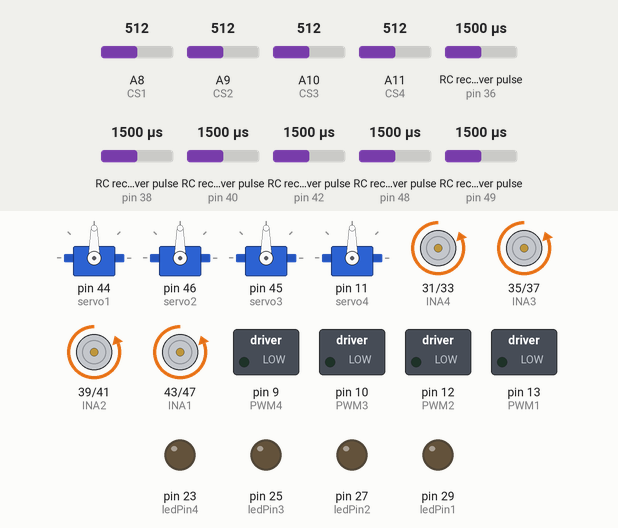
Bench run of a sketch on a simulated Arduino Mega 2560, built with avr-gcc and run on an emulated ATmega2560. On the bench: 4 × servo, motor-driver pin pairs drawn as motors (green arrow = first pin HIGH = forward, orange = second pin HIGH = backward, longer = more drive), switched loads named in the sketch (green lamp = pin HIGH), output pins drawn as LEDs (lit = HIGH). Wiring (inferred from the names in the program): 6 × RC receiver channel: data pin 36 / data pin 38 / data pin 40 / data pin 42 / data pin 48 / data pin 49. The inputs (shaded band) are chosen by the test bench; at power-on: A8 (CS1) = 512, A9 (CS2) = 512, A10 (CS3) = 512, A11 (CS4) = 512, RC receiver pulse (sensors on pin 36, pin 38, pin 40, pin 42, pin 48, pin 49) 1500 µs. What the sketch prints to the serial monitor is not drawn.

Above: at 0.1 s.
Timing chart, 0 to 1.6 s (numbered marks = the images above):
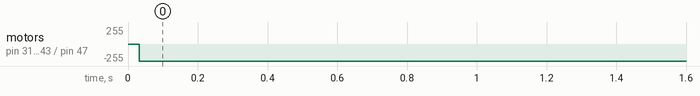

The sketch:

IDC_Default_Controller.ino
```cpp
/*
 * Set Board: Tools --> Board --> Arduino Mega2560
 * Set Processor: Tools --> Processor --> ATmega2560
*/


#include <Servo.h>
#include "configuration.h"


//=============== Function Name Declaration ===============
  double Deadband(double value,double limit);
  int OutputToMotor1(int value);
  int OutputToMotor2(int value);
  int OutputToMotor3(int value);
  int OutputToMotor4(int value);


//=============== Parameters Declaration ==================

// Type Servo
  Servo myServo1;
  Servo myServo2;
  Servo myServo3;
  Servo myServo4;
// Time
  unsigned long previousLoopTime = 0;
  unsigned long loopTime = 0;
// Input Signal from Receiver
  int input1 = 0;
  int input2 = 0;
  int input3 = 0;
  int input4 = 0;
  int input5 = 0;
  int input6 = 0;
// Output Signal to Motor Driver
  int out1 = 0;
  int out2 = 0;
  int out3 = 0;
  int out4 = 0;
// Processed Input Signal
  int left_w = 0;
  int right_w = 0;
// Motor's Current
float currentValue1 = 0.0;
float currentValue2 = 0.0;
float currentValue3 = 0.0;
float currentValue4 = 0.0;
int currentLimit = 5;


//===================== setup() ========================


void setup() {
//===== Set Digital Pin Mode =====
// Set pinmode to read command signal from Receiver.
  pinMode(CH1,INPUT);   //channel 1
  pinMode(CH2,INPUT);   //channel 2
  pinMode(CH3,INPUT);   //channel 3
  pinMode(CH4,INPUT);   //channel 4
  pinMode(CH5,INPUT);   //channel 5
  pinMode(CH6,INPUT);   //channel 6
// Set pinmode to read command signal from Test Switch.
  pinMode(buttonPin,INPUT);
// Set pinmode to write command signal to Motor Driver.
  pinMode(INA1,OUTPUT);
  pinMode(INB1,OUTPUT);
  pinMode(PWM1,OUTPUT);

  pinMode(INA2,OUTPUT);
  pinMode(INB2,OUTPUT);
  pinMode(PWM2,OUTPUT);

  pinMode(INA3,OUTPUT);
  pinMode(INB3,OUTPUT);
  pinMode(PWM3,OUTPUT);

  pinMode(INA4,OUTPUT);
  pinMode(INB4,OUTPUT);
  pinMode(PWM4,OUTPUT);

// Set pinmode to write command signal to LED.
  pinMode(ledPin1,OUTPUT);
  pinMode(ledPin2,OUTPUT);
  pinMode(ledPin3,OUTPUT);
  pinMode(ledPin4,OUTPUT);
// Assign Servo variable to a servo pin
  myServo1.attach(servo1);
  myServo2.attach(servo2);
  myServo3.attach(servo3);
  myServo4.attach(servo4);


//===== Initialize Command =====
  // Initialize Motor Driver.
  digitalWrite(INA1,LOW);
  digitalWrite(INB1,LOW);
  analogWrite(PWM1,0);

  digitalWrite(INA2,LOW);
  digitalWrite(INB2,LOW);
  analogWrite(PWM2,0);

  digitalWrite(INA3,LOW);
  digitalWrite(INB3,LOW);
  analogWrite(PWM3,0);

  digitalWrite(INA4,LOW);
  digitalWrite(INB4,LOW);
  analogWrite(PWM4,0);

  // Initialize Servo Motor, Set servo to Mid-point.
  myServo1.write(90);
  myServo2.write(90);
  myServo3.write(90);
  myServo4.write(90);

  // Open Serial port, Set baud rate for serial data transmission.
  Serial.begin(115200); // USB:Rx0,Tx0

  // Returns time(us)
  previousLoopTime = micros();

} // End SetUp


//======================= loop() ==========================


void loop() {

  loopTime = micros()-previousLoopTime;

  // if loop time is more than 10000 microseconds, do the next loop.
  // Limit Maximum feedback loop at 100Hz.
  if(loopTime >= 10000)
  {
    // Set new loop time
    previousLoopTime = micros();


    // Read input signal from receiver. PulseIn signal from Receiver vary between 1000 - 2000.
    // Substract 1500 as the offset to set new signal range from (1000, 2000) to (-500, 500)
    // Also set Deadband limit to the input Signal

    input1 = pulseIn(CH1,HIGH)-1500; //Channel 1
    input2 = pulseIn(CH2,HIGH)-1500; //Channel 2
    input3 = pulseIn(CH3,HIGH)-1500; //Channel 3
    input4 = pulseIn(CH4,HIGH)-1500; //Channel 4
    input5 = pulseIn(CH5,HIGH)-1500; //Channel 5
    input6 = pulseIn(CH6,HIGH)-1500; //Channel 6

    input1 = Deadband(input1,30); //Channel 1
    input2 = Deadband(input2,30); //Channel 2
    input3 = Deadband(input3,50); //Channel 3
    input4 = Deadband(input4,30); //Channel 4
    input5 = Deadband(input5,30); //Channel 5
    input6 = Deadband(input6,30); //Channel 6

    // Read Motor's Current From Motor Driver
    // The resolution of Arduino analogRead is 5/1024 Volts/Unit. (10-Bit, Signal vary from 0 to 1023 units)
    // The resolution of Current Sensor from POLOLU VNH5019 is 0.14 Volt/Amp.
    // Convert analogRead signal(Volt) to Current(Amp) by multiply (5/1024)/0.14 = 0.035 Amp/Unit.
    currentValue1 = analogRead(CS1)*0.035; // Motor Driver 1
    currentValue2 = analogRead(CS2)*0.035; // Motor Driver 2
    currentValue3 = analogRead(CS3)*0.035; // Motor Driver 3
    currentValue4 = analogRead(CS4)*0.035; // Motor Driver 4


    // Robot Direction is controlled by input3 and input4 (CH3, CH4)
    left_w = -(input3 - input4);
    right_w = -(input3 + input4);

    // Check Motor Current and Assign Motor Direction
    // Motor can be operated, if motor's current is lower than 5 amp.
    if(currentValue1 < currentLimit) out1 = OutputToMotor1(input1);
      else out1 = OutputToMotor1(0);
    if(currentValue2 < currentLimit) out2 = OutputToMotor2(input2);
      else out2 = OutputToMotor2(0);
    if(currentValue3 < currentLimit) out3 = OutputToMotor3(left_w);
      else out3 = OutputToMotor3(0);
    if(currentValue4 < currentLimit) out4 = OutputToMotor4(right_w);
      else out4 = OutputToMotor4(0);


    // Drive Motor
    // Assign motor's direction by function OutputToMotor.
    // Command PWM Duty Cycle to drive motor.
    analogWrite(PWM1,out1);
    analogWrite(PWM2,out2);
    analogWrite(PWM3,out3);
    analogWrite(PWM4,out4);


    // Print
    Serial.print("M 1 = ");
    Serial.print(input1);
    Serial.print("\t M 2 = ");
    Serial.print(input2);
    Serial.print("\t M 3 = ");
    Serial.print(input3);
    Serial.print("\t M 4 = ");
    Serial.print(input4);
    Serial.print("\t M 5 = ");
    Serial.print(input5);
    Serial.print("\t M 6= ");
    Serial.print(input6);
    Serial.print("\t LoopTime = ");
    Serial.println(loopTime);

  } // End if
} // End loop


//=============== Function Declaration ===============


//===== double Deadband(double value,double limit) =====
  //===== Set Dead Band =====
  // If the input signal from receiver is in the band limit, set input signal to 0.0.
  double Deadband(double value,double limit)
  {
    double temp = 0.0;
    if(value >= limit) temp = value-limit;
    else if(value <= -limit) temp = value+limit;
    else temp = 0.0;
    return temp;
  }


//===== int OutputToMotor(int value) ======
  //===== Assign Motor's Direction and Scale Down Input Signal =====
  // value must be positive and scaled down to fit 8-Bit PWM Range.

  // Motor 1
  int OutputToMotor1(int value)
  {
    int temp = 0;
    if(value >= 0)
    {
      // CW
      digitalWrite(INA1,LOW);
      digitalWrite(INB1,HIGH);
      temp = map(value,0,500,0,255);
    }else{
      // CCW
      digitalWrite(INA1,HIGH);
      digitalWrite(INB1,LOW);
      temp = map(-value,0,500,0,255);
    }
    return temp;
  }

  // Motor 2
  int OutputToMotor2(int value)
  {
    int temp = 0;
    if(value >= 0)
    {
      digitalWrite(INA2,LOW);
      digitalWrite(INB2,HIGH);
      temp = map(value,0,500,0,255);
    }else{
      digitalWrite(INA2,HIGH);
      digitalWrite(INB2,LOW);
      temp = map(-value,0,500,0,255);
    }
    return temp;
  }

  // Motor 3
  int OutputToMotor3(int value)
  {
    int temp = 0;
    if(value >= 0)
    {
      digitalWrite(INA3,LOW);
      digitalWrite(INB3,HIGH);
      temp = map(value,0,500,0,255);
    }else{
      digitalWrite(INA3,HIGH);
      digitalWrite(INB3,LOW);
      temp = map(-value,0,500,0,255);
    }
    return temp;
  }

  // Motor 4
  int OutputToMotor4(int value)
  {
    int temp = 0;
    if(value >= 0)
    {
      digitalWrite(INA4,LOW);
      digitalWrite(INB4,HIGH);
      temp = map(value,0,500,0,255);
    }else{
      digitalWrite(INA4,HIGH);
      digitalWrite(INB4,LOW);
      temp = map(-value,0,500,0,255);
    }
    return temp;
  }
```

configuration.h
```cpp
#include <Arduino.h>
//PIN Declaration

//Receiver
int CH1 = 36;
int CH2 = 38;
int CH3 = 40;
int CH4 = 42;
int CH5 = 48;
int CH6 = 49;

//Motor Driver 1
int PWM1 = 13;
int INA1 = 43;
int INB1 = 47;
int CS1 = A8;

//Motor Driver 2
int PWM2 = 12;
int INA2 = 39;
int INB2 = 41;
int CS2 = A9;

//Motor Driver 3
int PWM3 = 10;
int INA3 = 35;
int INB3 = 37;
int CS3 = A10;

//Motor Driver 4
int PWM4 = 9;
int INA4 = 31;
int INB4 = 33;
int CS4 = A11;

//LED
int ledPin1 = 29;
int ledPin2 = 27;
int ledPin3 = 25;
int ledPin4 = 23;

//Test Switch
int buttonPin = 22;

//Servo Motor PWM
int servo1 = 44;
int servo2 = 46;
int servo3 = 45;
int servo4 = 11;
```

Measured:
- by itself, motor on pin 31 (INA4) / pin 33 (INB4), motor on pin 35 (INA3) / pin 37 (INB3), motor on pin 39 (INA2) / pin 41 (INB2), motor on pin 43 (INA1) / pin 47 (INB1): stopped → backward 255/255 at 0.03 s
